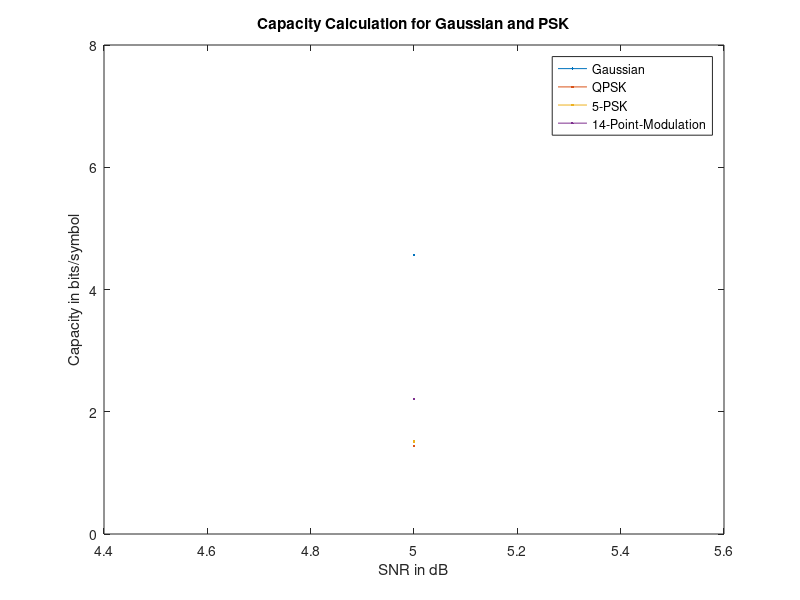

This chart was generated by the following MATLAB code:
%% Capacity calculation
% This script is intended to calculate to capacity of Gaussian Noise, QPSK
% and after user input any M-PSK that is desired. Everything is plotted for
% comparison.
%
% Input arguments:
% - number of samples N
% - SNR range in dB
% - Number of Points for MPSK
% - Arbitrary points for constellation 
%
% author : Kevin Li
% date : 06.09.2017

%%%%%%%%%%%%%%%%%%%%%%%%%%%%%%%%%%%%%%%%%%%%% 
%log changes

% 08.09.2017 
% -added nonstandard constellation points
% - note: constellation points must be normalized (affects amplitude ->
% snr). With points higher 1 we increase the SNR in calculation. 

%%%%%%%%%%%%%%%%%%%%%%%%%%%%%%%%%%%%%%%%%%%%%

%% Cleanup and Initilization
clear all;

%% Inputs

prompt1 = 'Number Of Samples:  ';
N = input(prompt1);
prompt2 = 'SNR_minimum:  ';
snr_min = input(prompt2);
prompt3 = 'SNR_maximum:  ';
snr_max = input(prompt3);
prompt4 = 'How high of MPSK wants to be calculated?\n';
M = input(prompt4);
if ( floor(M) == M)
    modulation_scheme = M;
else
    disp('Error. Not valid input');
end
prompt5 = 'Input complex points as vector for nonstandard PSK ([x1, x2, x3...) with xi = x+jy. \n'; 
x_points = input(prompt5);

%% Gaussian Noise Capacity

snr_G = (snr_min:1:snr_max);                                               %SNR in dB
snr_power =10.^(snr_G/(10));                                              %SNR in W
h_Noise = log2(pi*exp(1));                                                 % Entropy of Noise with variance 1 (complex)
cap_Gaussian = [];

for power = 1:length(snr_G)

p = snr_power(power);

h_signal = log2(pi*exp(1+p));                                              % Entropy of received signal (complex)

cap_Gaussian(power) = h_signal - h_Noise;                                  %h_signal - h_Noise;
end
figure;

plot(snr_G,cap_Gaussian);

hold on;
title('Capacity Calculation for Gaussian and PSK');
xlabel('SNR in dB');
ylabel('Capacity in bits/symbol');
ylim([0,8]);

%% QPSK Capacity


h_Noise = log2(pi*exp(1));                                                              
snr = snr_min:1:snr_max;
snr_power = 10.^(snr/10);
cap_QPSK = [];


for power = 1:length(snr)
Amplitude_symbols = sqrt(snr_power(power));                                % Scaling of Amlitude through SNR  
bits = round(4*rand(N,1));                                                 % random bits created for phaseshift (between 0-4 int)
QPSK_symbols = Amplitude_symbols * exp(1i*(2*pi/4)*bits);                  % points shift by 90° to create QPSK
Noise = (1/sqrt(2))*(randn(N,1)+1i*randn(N,1));                            % add complex noise
Y = QPSK_symbols + Noise;                                                  % Y = X + N
Y_t = transpose(Y);
X = Amplitude_symbols * exp(1i*(2*pi/4)*(1:4));                            % create (0,1),(0,-1),(-1,0),(1,0)
X_t = transpose(X);

%abs(y-xi)^2
x = repmat(X_t,1,N);                                                       % duplicate X symbols into a 4xN matrix
y = repmat(Y_t,4,1);                                                       % duplicate received symbols into a 4xN matrix
s = -(abs(y - x)).^2;                                                      % calculate difference for probability calculation

%h_signal
prob_Y = (1/(4*pi))*sum(exp(s),1);                                         % probability calculation
h_Y = (sum(-log2(prob_Y)))/N;                                              % entropy of received signal
cap_QPSK(power) = (h_Y - h_Noise);                                         % capacity
end
plot (snr,cap_QPSK);

%% M-PSK Capacity
% same as above with added modulation_scheme

Cap_MPSK = [];
for power = 1:length(snr)
    bits = round(modulation_scheme*(rand(N,1)));
    Amplitude_symbols = sqrt(snr_power(power));
    MPSK_symbols = Amplitude_symbols * exp(1i*(2*pi/modulation_scheme)*bits);
    Noise = (1/sqrt(2))*(randn(N,1)+j*randn(N,1));
    Y = MPSK_symbols + Noise;
    X = Amplitude_symbols * exp(1i*(2*pi/modulation_scheme)*(1:(modulation_scheme)));
    
    Y_t = transpose(Y);
    X_t = transpose(X);
    y = repmat(Y_t,modulation_scheme,1);
    x = repmat(X_t,1,N);
    s = -(abs(y-x)).^2;
    
    prob_Y = (1/(pi*modulation_scheme))*(sum(exp(s),1));
    h_Y = sum(-log2(prob_Y))/N;
    
    cap_MPSK(power) = (h_Y - h_Noise);
end
plot(snr,cap_MPSK);
desc = strcat(num2str(modulation_scheme), '-PSK');
legend('Gaussian','QPSK',desc);

%% Non standard PSK distribution
% 

% input x = [x1, x2, x3,..., xN]

x_points = [1+j 1-j -1+j -1-j 3+j 3-j 3+3j 3-3j 1+3j 1-3j -1+3j -1-3j -3+3j -3-3j];
n = length(x_points);
h_N = log2(pi*exp(1));

for l = 1:length(snr_power)
    level = round((n-1)*rand(1,N)+1);
    level_matrix = zeros(N,n);
for k = 1:N
    level_matrix(k,level(k)) = 1;
end

x_points = x_points./sqrt(sum(abs(x_points).^2));
x_points_t = transpose(x_points);
Amplitude = sqrt(snr_power(l));
x_out = Amplitude*level_matrix*x_points_t;

Noise = (1/sqrt(2))*(randn(N,1)+1i*randn(N,1));

Y = x_out + Noise;
Y_t = transpose(Y);
X = Amplitude * x_points_t;

y = repmat(Y_t,n,1);
x = repmat(X,1,N);

s = -((abs(y - x)).^2);
    
prob_Y = (1/(pi*n))*(sum(exp(s),1));
    
h_Y = sum(-log2(prob_Y))/N;

cap_PSK(l) = h_Y - h_N;
end

plot(snr_G,cap_PSK);
desc2 = strcat(num2str(n), '-Point-Modulation');
legend('Gaussian','QPSK',desc, desc2);
